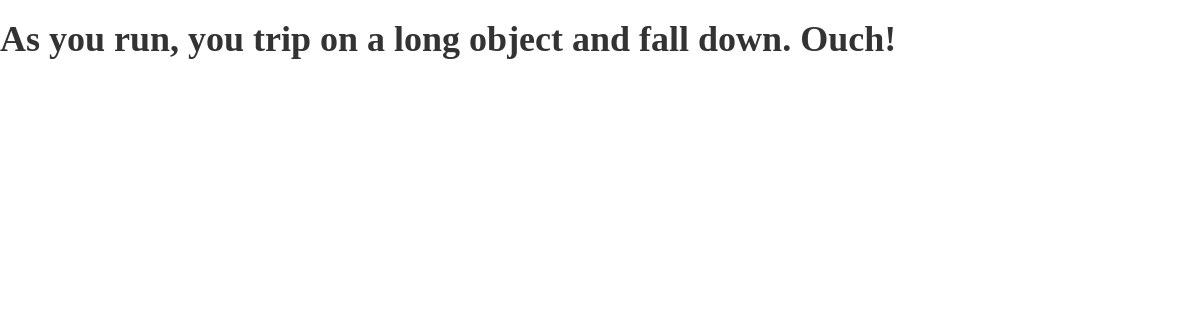
/question/3/, run on an earlier commit of the app's database.
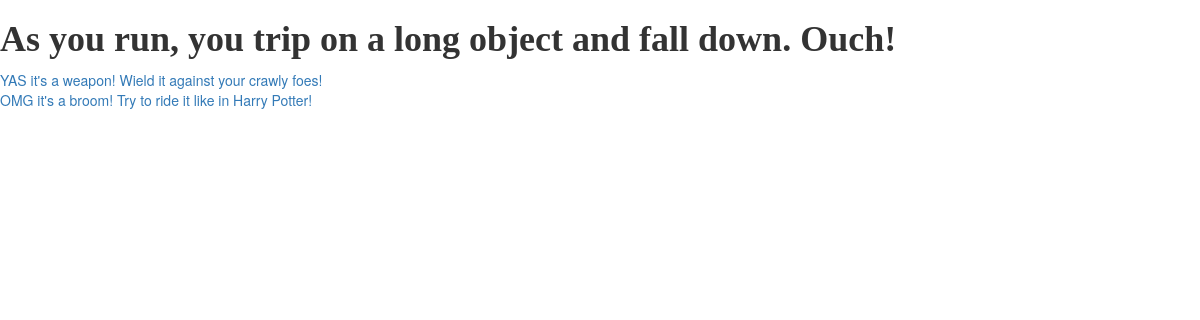
And on a later commit of the database.
### cobra/models.py (models this page shows, shortened)
class Choice(models.Model):
    choice_text = models.CharField(max_length=200)
    destination = models.ForeignKey('Question')
    question = models.ForeignKey('Question', related_name='choices')
    link = 'LNK'
    sms = 'SMS'
    email = 'EML'
    braintree = 'BT'
    choice_type_choices = (
        (link, 'link'),
        (sms, 'sms'),
        (email, 'email'),
        (braintree, 'braintree'),
    )
    choice_type = models.CharField(
        max_length=15,
        choices=choice_type_choices,
        default=link,
    )

### cobra/views.py (the view)
# urls.py: url(r'^question/(?P<question_id>[0-9]+)/$', display_question, name='display_question'),
def display_question(request, question_id):
    question = get_object_or_404(Question, pk=question_id)
    choices = question.choices.all()
    choice_type = Choice.choice_type
    context = {
        'fun_question': question,
        'fun_choices': choices,
        'choice_type': choice_type
    }
    return render(request, 'hello.html', context)

### cobra/templates/hello.html (shortened to what this page needs)
<html>
<head>
    {% load static %}
    <link rel="stylesheet" href="//maxcdn.bootstrapcdn.com/bootstrap/3.2.0/css/bootstrap.min.css">
    <link rel="stylesheet" href="//maxcdn.bootstrapcdn.com/bootstrap/3.2.0/css/bootstrap-theme.min.css">
    <link rel="stylesheet" href="{% static 'static/stylesheet.css' %}">
</head>
<body>
<h1><b> {{ fun_question.question_text }} </b></h1>
<p>
    {% for choice in fun_choices %}
		{% if choice.choice_type == 'LNK' %}
         <A href="{% url 'display_question' choice.destination_id %}">{{ choice.choice_text }}</A>
        {% elif choice.choice_type == 'SMS' %}
        <A href="{% url 'choice' choice.pk %}">{{ choice.choice_text }}</A>
        {% elif choice.choice_type == 'EML' %}
        <A href="{% url 'email' choice.pk %}">{{ choice.choice_text }}</A>
        {% elif choice.choice_type == 'BT' %}
        <a href="{% url 'braintree' choice.pk %}"> {{ choice.choice_text }} </A>
        {% else %}
<p> cry </p>
        {% endif %}
    <br>
    {% endfor %}
</p>
</body>
</html>

What changed in the data, as far as the page shows it:
now on this page (row edited): Choice: choice_text "YAS it's a weapon! Wield it against your crawly foes!"
now on this page (row edited): Choice: choice_text "OMG it's a broom! Try to ride it like in Harry Potter!"
